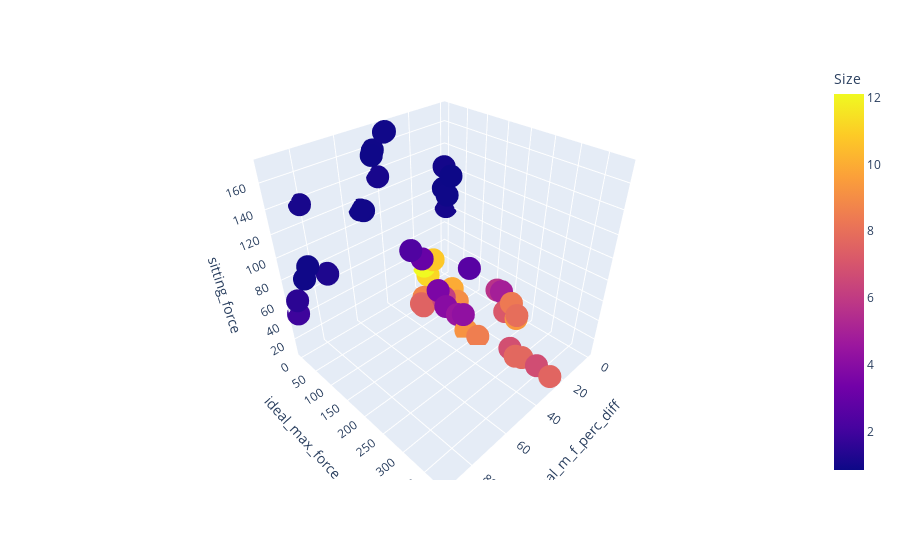

This figure's notebook cell:
### Code cell
percent_array = np.zeros_like(X[:,:8])
for i, elem in enumerate(percent_array):
    percent_array[i] = gear_percentages
xl, xu = problem.bounds()

plt.figure(figsize=(7, 5))
colors = ['r','g','b','c','k','m','y','w']
for i in range(8):
    plt.scatter(percent_array[:,i], X[:, i], s=30, facecolors=colors[7-i], edgecolors=colors[i])
plt.xlim(0, 1)
plt.ylim(xl[1], xu[1])
plt.title("Design Space")
plt.xlabel("Stance Percentage")
plt.ylabel("Gear Ratio")
plt.show()

df_dict = {'Size':F[:,0],'ideal_m_f_perc_diff':F[:,1],'ideal_max_force_diff':F[:,2],'sitting_force':F[:,3]}
df = pd.DataFrame(data=df_dict)
fig = px.scatter_3d(df, x='ideal_m_f_perc_diff', y='ideal_max_force_diff', z='sitting_force', color='Size')
fig.show()

### Figure 1 — Plotly figure (JSON) as saved in the notebook; plotly's stock layout.template omitted (floating-point values rounded to 4 significant figures)
{"data": [{"hovertemplate": "ideal_m_f_perc_diff=%{x}<br>ideal_max_force_diff=%{y}<br>sitting_force=%{z}<br>Size=%{marker.color}<extra></extra>", "legendgroup": "", "marker": {"color": [1.927, 9.219, 7.625, 0.8455, 1.049, 0.9307, 1.495, 12.11, 0.9613, 1.212, 1.095, 0.8999, 11.17, 6.185, 6.808, 3.025, 9.338, 5.677, 1.089, 9.94, 0.9156, 7.719, 1.009, 2.601, 6.524, 4.918, 0.9208, 0.9113, 1.212, 3.651, 0.9303, 0.9408, 6.726, 7.937, 8.35, 7.527, 9.009, 8.761, 7.74, 7.143, 8.528, 7.62, 2.384, 4.253, 0.8817, 4.519, 6.726, 0.8604, 3.999, 10.79], "coloraxis": "coloraxis", "symbol": "circle"}, "mode": "markers", "name": "", "scene": "scene", "showlegend": false, "type": "scatter3d", "x": [91.59, 28.86, 27.5, 3.409, 0.2273, 37.95, 91.59, 16.14, 53.41, 74.77, 81.59, 45.68, 16.59, 26.14, 27.05, 20.23, 12.5, 11.59, 42.5, 14.32, 86.59, 27.05, 2.5, 14.32, 24.32, 11.59, 88.86, 44.32, 74.77, 27.05, 38.41, 51.59, 27.5, 12.05, 11.14, 32.5, 21.14, 26.59, 27.5, 14.77, 28.41, 31.59, 26.59, 27.05, 7.045, 27.5, 27.5, 6.591, 29.32, 12.05], "y": [0.002167, 180.3, 381.5, 30.75, 3.121, 6.972, 7.731, 0.3688, 0.3098, 2.472, 0.1467, 5.772, 14.58, 106.2, 287.4, 13.15, 252.6, 196.4, 1.615, 81.53, 29.13, 316.2, 7.192, 130.0, 96.75, 208.1, 27.92, 2.585, 3.905, 91.97, 6.566, 0.3396, 351.1, 252.2, 233.6, 70.47, 124.3, 45.12, 302.6, 230.1, 210.9, 59.45, 7.635, 165.0, 34.88, 150.5, 351.2, 22.15, 124.4, 11.79], "z": [47.02, 7.513, 13.04, 118.0, 81.24, 171.3, 62.26, 26.7, 113.9, 71.86, 137.4, 156.0, 19.58, 23.57, 14.94, 41.28, 21.94, 38.87, 136.1, 16.42, 94.41, 13.11, 123.1, 50.04, 17.12, 39.75, 84.96, 159.4, 71.37, 28.93, 171.0, 111.9, 15.4, 24.72, 32.58, 11.49, 18.53, 9.521, 11.08, 26.41, 8.375, 10.47, 54.8, 19.54, 102.4, 16.39, 15.39, 106.9, 20.84, 32.99]}], "layout": {"coloraxis": {"colorbar": {"title": {"text": "Size"}}, "colorscale": [[0, "#0d0887"], [0.1111, "#46039f"], [0.2222, "#7201a8"], [0.3333, "#9c179e"], [0.4444, "#bd3786"], [0.5556, "#d8576b"], [0.6667, "#ed7953"], [0.7778, "#fb9f3a"], [0.8889, "#fdca26"], [1, "#f0f921"]]}, "legend": {"tracegroupgap": 0}, "margin": {"t": 60}, "scene": {"domain": {"x": [0, 1], "y": [0, 1]}, "xaxis": {"title": {"text": "ideal_m_f_perc_diff"}}, "yaxis": {"title": {"text": "ideal_max_force_diff"}}, "zaxis": {"title": {"text": "sitting_force"}}}}}
